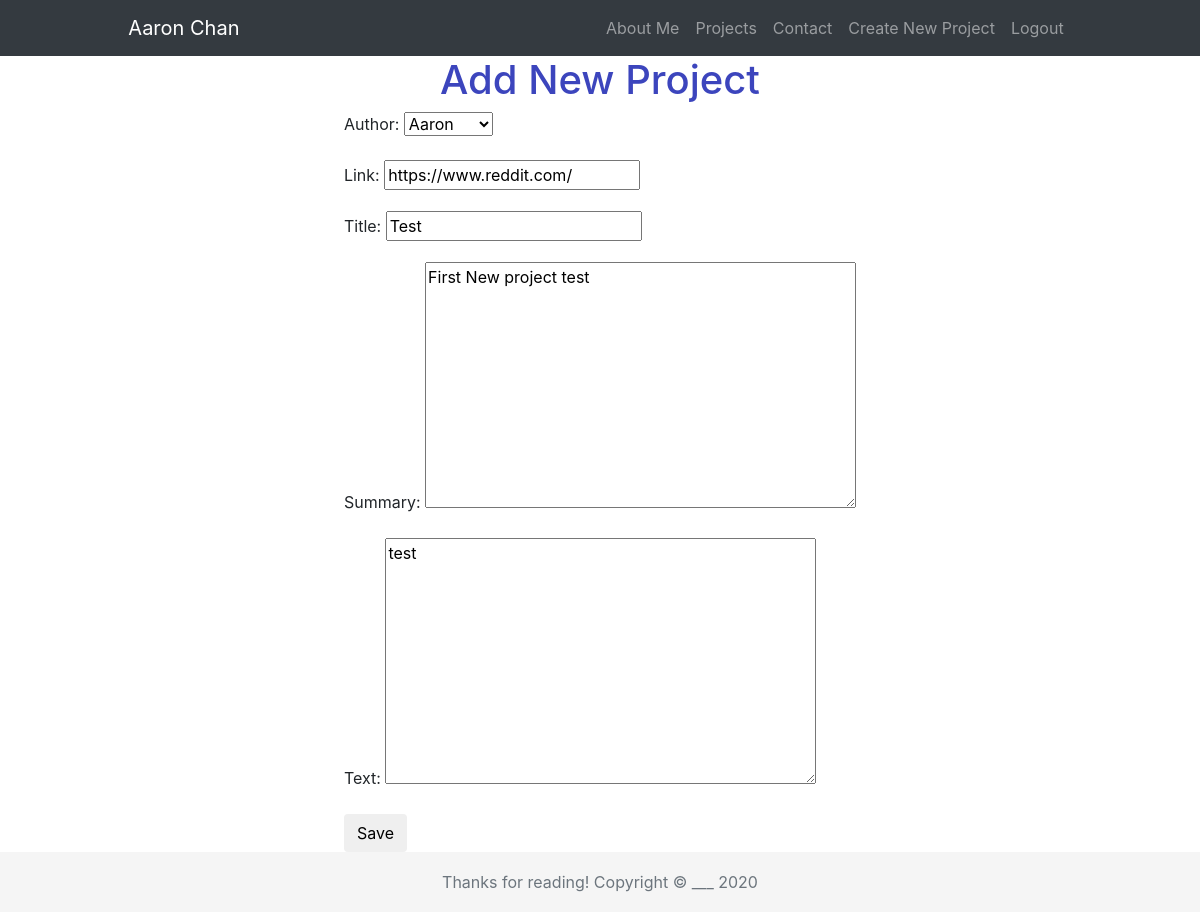
Page /projects/1/edit/ (signed in) on the committed database.
### Basic_app/models.py (models this page shows, shortened)
class Project(models.Model):
    author = models.ForeignKey('auth.User',on_delete=models.CASCADE)
    link = models.URLField()
    title = models.CharField(max_length=200)
    summary = models.TextField(max_length=500)
    text = models.TextField()

### Basic_app/views.py (the view)
# urls.py: url(r'^projects/(?P<pk>\d+)/edit/$',views.ProjectUpdate.as_view(),name='project_edit'),
class ProjectUpdate(LoginRequiredMixin,UpdateView):
    login_url = '/login/'
    redirect_field_name = 'project/project_detail.html'
    form_class = ProjectForm
    model = Project

### Basic_app/forms.py
class ProjectForm(forms.ModelForm):
    class Meta():
        model = Project
        fields = ('author','link','title','summary','text')

### Basic_app/templates/Basic_app/project_form.html (shortened to what this page needs)
{% extends "Basic_app/base.html" %}
{% block content%}
    <h1>Add New Project</h1>
    <form class="project_create" method="POST">
        {{ form.as_p }}
        <button type="submit" class="save btn btn-default">Save</button>
    </form>
{% endblock %}

### Basic_app/static/css/style.css (style rules this page uses)
h1 { color: rgb(60, 69, 189); }
html { position: relative; min-height: 100%; }
body { margin-bottom: 60px; }

### rows in the picture
Project: author "Aaron", link "https://www.reddit.com/", title "Test", summary "First New project test", text "test"
